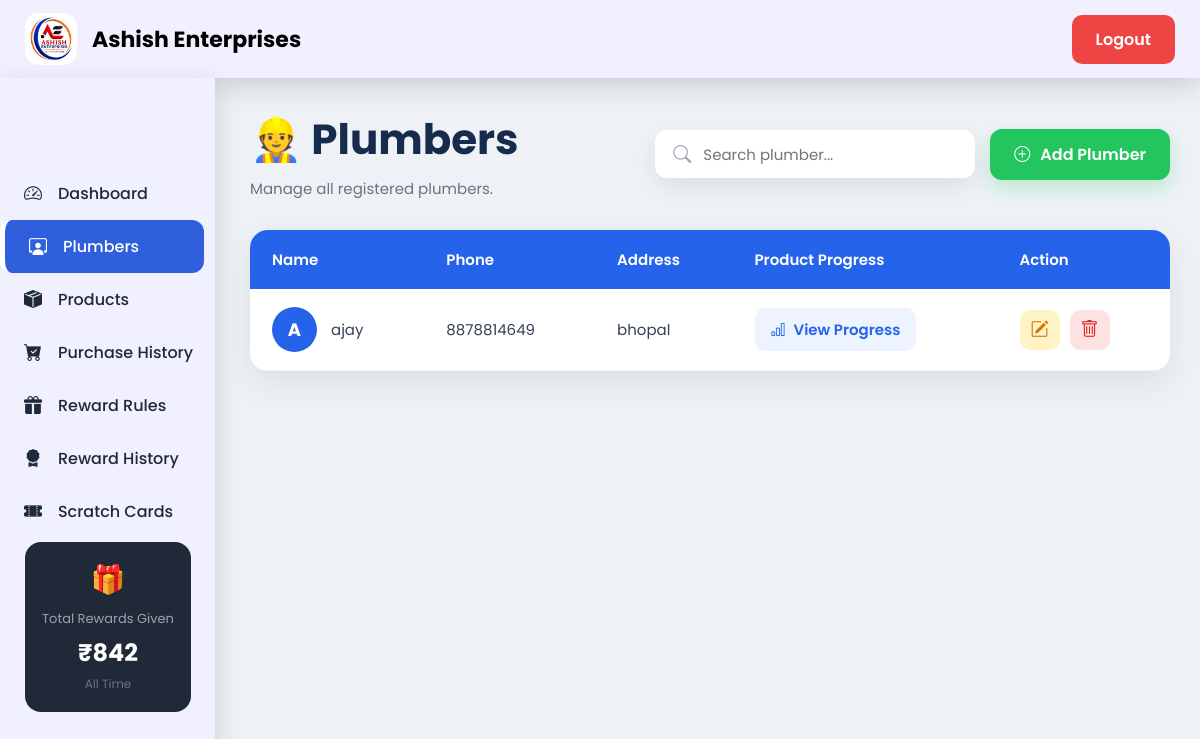
The app's page /plumbers/ (signed in) with its own data.
### myapp/models.py (models this page shows, shortened)
class Plumber(models.Model):
    name = models.CharField(max_length=30)
    phone = models.CharField(max_length=10, unique=True)
    address = models.TextField(blank=True)
    created_at = models.DateTimeField(auto_now_add=True)

### myapp/views.py (the view, shortened to what this page needs)
# urls.py: path("plumbers/", views.plumbers, name="plumbers"),
@login_required(login_url="/")
def plumbers(request):
    search = request.GET.get("search", "")
    plumbers = Plumber.objects.all()
    if search:
        plumbers = plumbers.filter(name__icontains=search)
    return render(
        request,
        "plumbers.html",
        {
            "plumbers": plumbers,
            "search": search,
            "current": "plumbers",
        }
    )

### myapp/context_processors.py (called while the page is built)
def sidebar_data(request):
    product_total = (
        FreeRewardHistory.objects
        .annotate(
            amount=F("quantity") * F("unit_price")
        )
        .aggregate(
            total=Sum("amount")
        )["total"] or 0
    )
    cash_total = 0
    cards = ScratchCard.objects.filter(
        reward_rule__prize_type="Cash",
        is_scratched=True
    )
    for card in cards:
        try:
            cash_total += int(
                card.reward_text.replace("₹", "").strip()
            )
        except:
            pass
    total_rewards_given = product_total + cash_total
    return {
        "total_rewards_given": total_rewards_given,
    }

### templates/plumbers.html (shortened to what this page needs)
{% extends "base.html" %}
{% load static %}
{% block content %}
<link rel="stylesheet" href="{% static 'css/plumbers.css' %}">
<div class="page-header">
    <div>
        <h1>👷 Plumbers</h1>
        <p>Manage all registered plumbers.</p>
    </div>
    <div class="header-actions">
        <div class="search-box">
            <i class="bi bi-search"></i>
            <input
                type="text"
                id="search"
                placeholder="Search plumber..."
                autocomplete="off"
            >
        </div>
        <a href="{% url 'add_plumber' %}" class="add-btn">
            <i class="bi bi-plus-circle"></i>
            Add Plumber
        </a>
    </div>
</div>
<div class="table-card">
    <table>
        <thead>
            <tr>
                <th>Name</th>
                <th>Phone</th>
                <th>Address</th>
                <th>Product Progress</th>
                <th>Action</th>
            </tr>
        </thead>
        <tbody id="table-body">
            {% include "partials/plumber_table.html" %}
        </tbody>
    </table>
</div>
{% endblock %}

### templates/partials/plumber_table.html
{% for plumber in plumbers %}
<tr>
    <td>
        <div class="plumber-name">
            <div class="avatar">
                {{ plumber.name|first|upper }}
            </div>
            <span>{{ plumber.name }}</span>
        </div>
    </td>
    <td>{{ plumber.phone }}</td>
    <td>{{ plumber.address }}</td>
    <td>
        <a href="{% url 'product_progress' plumber.id %}" class="progress-btn">
            <i class="bi bi-bar-chart"></i>
            View Progress
        </a>
    </td>
   <td>
        <div class="action-buttons">
            <a href="{% url 'edit_plumber' plumber.id %}" class="edit-btn">
                <i class="bi bi-pencil-square"></i>
            </a>
            <a href="{% url 'delete_plumber' plumber.id %}"
            class="delete-btn"
            onclick="return confirm('Delete this plumber?')">
                <i class="bi bi-trash"></i>
            </a>
        </div>
    </td>
</tr>
{% empty %}
<tr>
    <td colspan="5" class="empty">
        No plumbers found.
    </td>
</tr>
{% endfor %}

### static/css/dashboard.css (style rules this page uses)
* { margin: 0; padding: 0; box-sizing: border-box; font-family: "Poppins", sans-serif; }
body { background: #eef2f7; }

### static/css/plumbers.css (style rules this page uses)
* { margin:0; padding:0; box-sizing:border-box; font-family:'Poppins',sans-serif; }
.page-header { display:flex; justify-content:space-between; align-items:center; gap:20px; margin-bottom:30px; flex-wrap:wrap; }
.page-header h1 { font-size:42px; font-weight:700; color:#172b4d; }
.page-header p { margin-top:6px; color:#6b7280; font-size:15px; }
.header-actions { display:flex; align-items:center; gap:15px; flex-wrap:wrap; }
.search-box { width:320px; height:48px; background:#fff; border-radius:12px; display:flex; align-items:center; padding:0 18px; box-shadow:0 8px 25px rgba(0,0,0,.08); }
.search-box i { color:#9ca3af; font-size:18px; }
.search-box input { width:100%; border:none; outline:none; margin-left:12px; font-size:15px; background:transparent; }
.add-btn { background:#22c55e; color:#fff; text-decoration:none; padding:13px 24px; border-radius:12px; font-weight:600; display:flex; align-items:center; gap:10px; transition:.3s; box-shadow:0 8px 20px rgba(34,197,94,.25); }
.table-card { background:#fff; border-radius:18px; overflow:hidden; box-shadow:0 12px 35px rgba(0,0,0,.08); }
table { width:100%; border-collapse:collapse; }
thead { background:#2563eb; }
thead th { color:#fff; padding:18px 22px; text-align:left; font-size:15px; font-weight:600; }
tbody tr { border-bottom:1px solid #eef2f7; transition:.3s; }
tbody td { padding:18px 22px; color:#334155; font-size:15px; vertical-align:middle; }
.plumber-name { display:flex; align-items:center; gap:14px; }
.avatar { width:45px; height:45px; border-radius:50%; background:#2563eb; color:#fff; display:flex; justify-content:center; align-items:center; font-size:18px; font-weight:700; }
.progress-btn { display:inline-flex; align-items:center; gap:8px; padding:10px 16px; background:#eef4ff; color:#2563eb; text-decoration:none; border-radius:10px; font-weight:600; transition:.3s; }
.action-buttons { display:flex; gap:10px; }
.edit-btn, .delete-btn { width:40px; height:40px; border-radius:10px; display:flex; justify-content:center; align-items:center; text-decoration:none; font-size:18px; transition:.3s; }
.edit-btn { background:#fef3c7; color:#d97706; }
.delete-btn { background:#fee2e2; color:#dc2626; }

### records on screen
Plumber: name|first "A", name "ajay", phone "8878814649", address "bhopal"

### other values on screen
{{ total_rewards_given }} "842"
